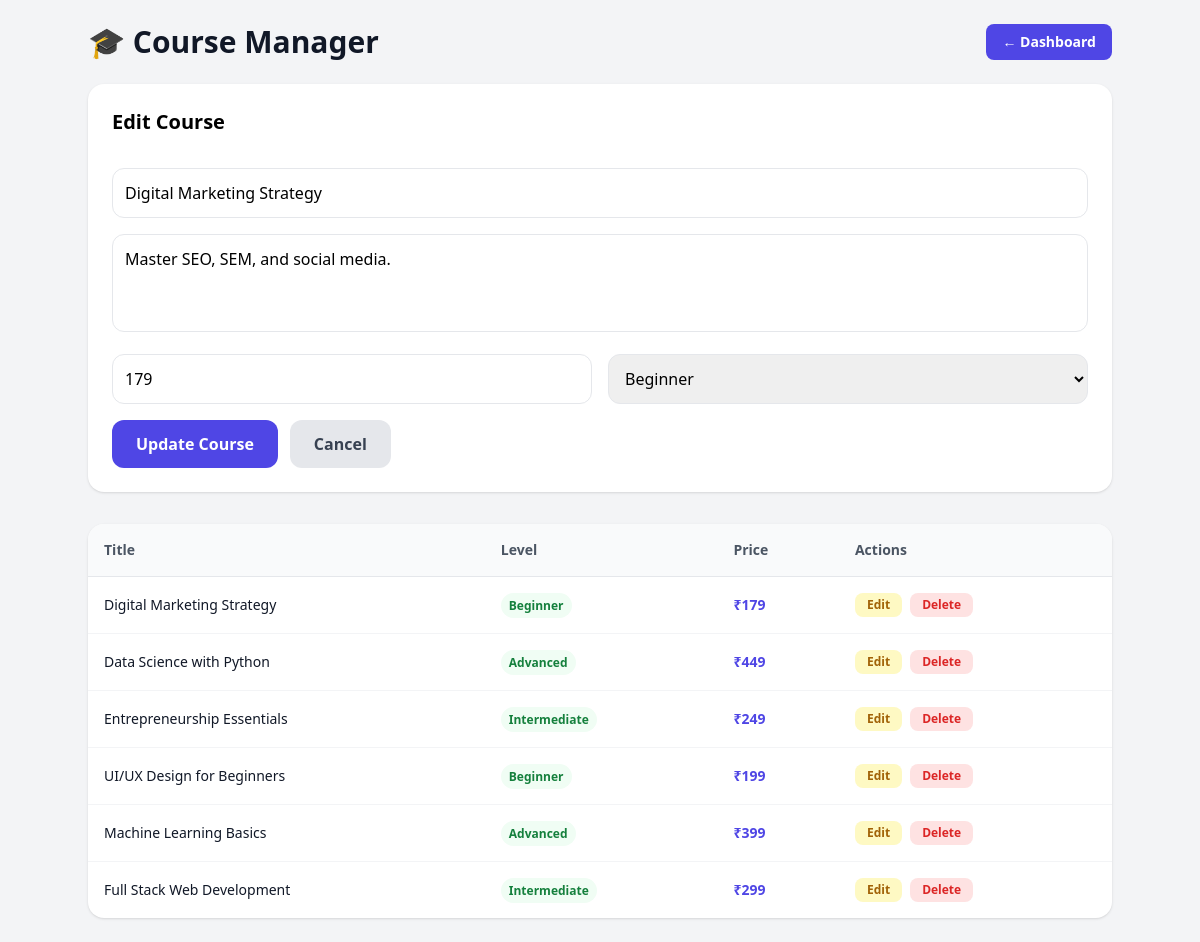
The page /admin_course_manager.php?edit=6 (signed in) on the database its author committed.
### tables this page shows
CREATE TABLE IF NOT EXISTS courses (
    id         INT PRIMARY KEY AUTO_INCREMENT,
    title      VARCHAR(255) NOT NULL,
    `desc`     TEXT,
    level      ENUM('Beginner','Intermediate','Advanced') DEFAULT 'Beginner',
    rating     VARCHAR(10) DEFAULT '5.0',
    time       VARCHAR(50),
    cat        VARCHAR(50),
    instructor VARCHAR(100),
    img        VARCHAR(500),
    price      INT DEFAULT 0,
    enrolled   INT DEFAULT 0,
    created_at TIMESTAMP DEFAULT CURRENT_TIMESTAMP
);

### admin_course_manager.php (the view, shortened to what this page needs)
<?php
$pdo = connectDatabase();
$edit = null;
if (isset($_GET['edit'])) {
    $stmt = $pdo->prepare("SELECT * FROM courses WHERE id = ?");
    $stmt->execute([intval($_GET['edit'])]);
    $edit = $stmt->fetch();
}
$courses = $pdo->query("SELECT id, title, price, level, created_at FROM courses ORDER BY id DESC")->fetchAll();
?>
<!DOCTYPE html>
<html lang="en">
<head>
<script src="https://cdn.tailwindcss.com"></script>
</head>
<body class="bg-gray-100 min-h-screen p-6">
<div class="max-w-5xl mx-auto">
    <div class="flex justify-between items-center mb-6">
        <h1 class="text-3xl font-bold text-gray-900">🎓 Course Manager</h1>
        <a href="admin_dashboard.php" class="px-4 py-2 bg-indigo-600 text-white rounded-lg text-sm font-bold hover:bg-indigo-700">← Dashboard</a>
    </div>
    <div class="bg-white rounded-2xl shadow p-6 mb-8">
        <h2 class="text-xl font-bold mb-4"><?= $edit ? 'Edit Course' : 'Add New Course' ?></h2>
        <form method="POST" class="space-y-4">
            <input type="text" name="title" placeholder="Course Title" required value="<?= htmlspecialchars($edit['title'] ?? '') ?>"
                class="w-full p-3 rounded-xl border border-gray-200 outline-none focus:ring-2 focus:ring-indigo-500">
            <textarea name="desc" rows="3" placeholder="Course Description" required
                class="w-full p-3 rounded-xl border border-gray-200 outline-none focus:ring-2 focus:ring-indigo-500 resize-none"><?= htmlspecialchars($edit['desc'] ?? '') ?></textarea>
            <div class="grid grid-cols-2 gap-4">
                <input type="number" name="price" placeholder="Price (₹)" value="<?= $edit['price'] ?? 0 ?>"
                    class="p-3 rounded-xl border border-gray-200 outline-none focus:ring-2 focus:ring-indigo-500">
                <select name="level" class="p-3 rounded-xl border border-gray-200 outline-none focus:ring-2 focus:ring-indigo-500">
                    <?php foreach (['Beginner','Intermediate','Advanced'] as $l): ?>
                    <option value="<?= $l ?>" <?= ($edit['level'] ?? '') === $l ? 'selected' : '' ?>><?= $l ?></option>
                    <?php endforeach; ?>
                </select>
            </div>
            <div class="flex gap-3">
                <button type="submit" class="px-6 py-3 bg-indigo-600 text-white font-bold rounded-xl hover:bg-indigo-700 transition">
                    <?= $edit ? 'Update Course' : 'Add Course' ?>
                </button>
                <?php if ($edit): ?>
                <a href="admin_course_manager.php" class="px-6 py-3 bg-gray-200 text-gray-700 font-bold rounded-xl hover:bg-gray-300 transition">Cancel</a>
                <?php endif; ?>
            </div>
        </form>
    </div>
    <div class="bg-white rounded-2xl shadow overflow-hidden">
        <table class="w-full text-sm">
            <thead class="bg-gray-50 border-b">
                <tr>
                    <th class="text-left p-4 font-semibold text-gray-600">Title</th>
                    <th class="text-left p-4 font-semibold text-gray-600">Level</th>
                    <th class="text-left p-4 font-semibold text-gray-600">Price</th>
                    <th class="text-left p-4 font-semibold text-gray-600">Actions</th>
                </tr>
            </thead>
            <tbody class="divide-y divide-gray-100">
                <?php foreach ($courses as $c): ?>
                <tr class="hover:bg-gray-50">
                    <td class="p-4 font-medium text-gray-900"><?= htmlspecialchars($c['title']) ?></td>
                    <td class="p-4"><span class="px-2 py-1 bg-green-50 text-green-700 rounded-full text-xs font-bold"><?= htmlspecialchars($c['level']) ?></span></td>
                    <td class="p-4 font-bold text-indigo-600">₹<?= number_format($c['price']) ?></td>
                    <td class="p-4 flex gap-2">
                        <a href="?edit=<?= $c['id'] ?>" class="px-3 py-1 bg-yellow-100 text-yellow-700 rounded-lg text-xs font-bold hover:bg-yellow-200">Edit</a>
                        <a href="?delete=<?= $c['id'] ?>" onclick="return confirm('Delete this course?')" class="px-3 py-1 bg-red-100 text-red-600 rounded-lg text-xs font-bold hover:bg-red-200">Delete</a>
                    </td>
                </tr>
                <?php endforeach; ?>
            </tbody>
        </table>
    </div>
</div>
</body>
</html>

### rows shown on the page
courses: title "Digital Marketing Strategy", desc "Master SEO, SEM, and social media.", price "179", level "Beginner"
courses: title "Data Science with Python", level "Advanced", price "449"
courses: title "Entrepreneurship Essentials", level "Intermediate", price "249"
courses: title "UI/UX Design for Beginners", level "Beginner", price "199"
courses: title "Machine Learning Basics", level "Advanced", price "399"
courses: title "Full Stack Web Development", level "Intermediate", price "299"
